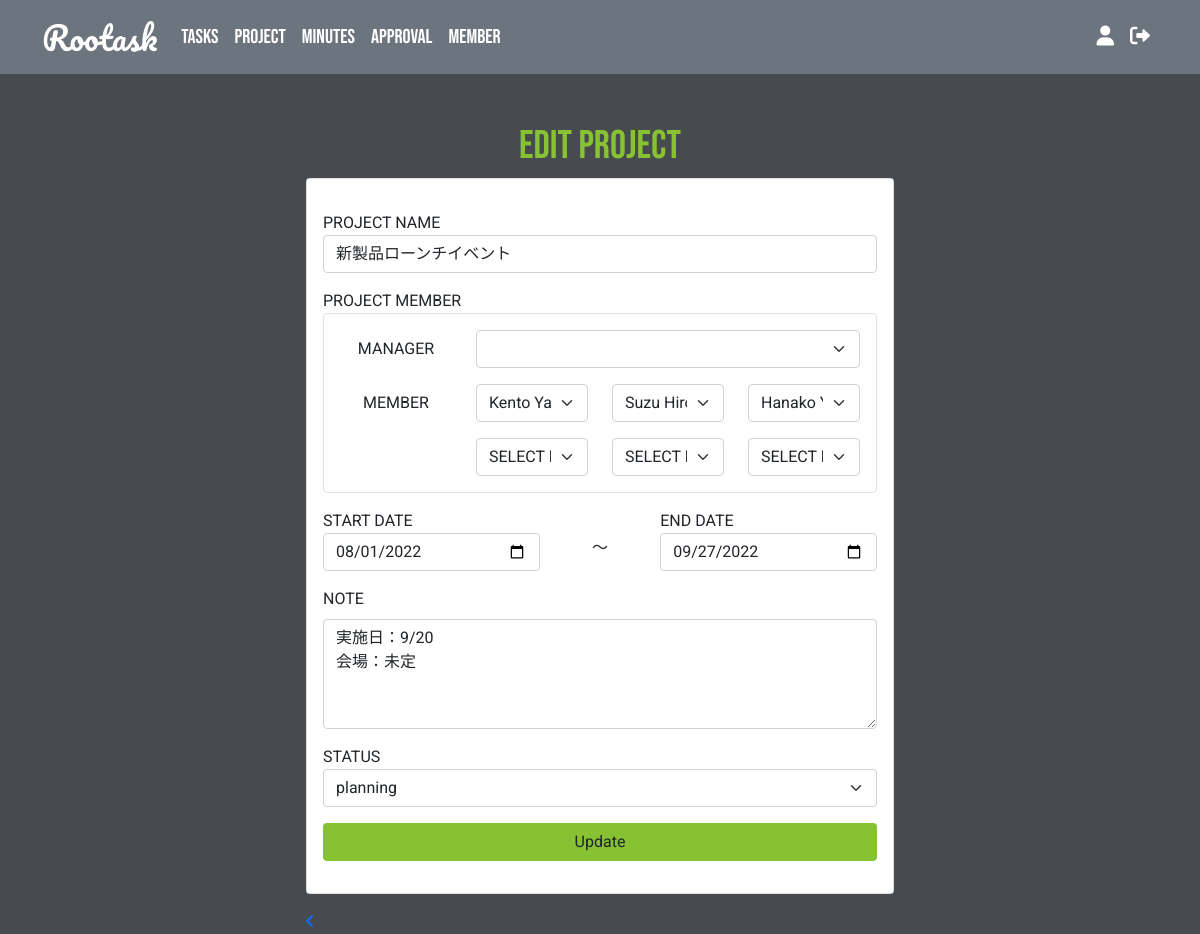
The app's page /views/project-edit.php?project_id=71 (signed in) with its own data.
### tables this page shows
CREATE TABLE `projects` (
  `project_id` int(5) NOT NULL,
  `user_id` int(5) NOT NULL,
  `project_name` varchar(100) NOT NULL,
  `manager_id` int(15) NOT NULL,
  `project_start` date NOT NULL,
  `project_end` date NOT NULL,
  `note` varchar(1000) NOT NULL,
  `project_status` varchar(10) NOT NULL
);

### classes/database.php (called while the page is built, shortened)
<?php
class Database {
    private $server_name = "localhost";
    private $username = "root";
    private $password = "root";
    private $db_name = "rootask";
    public function __construct(){
        $this->conn = new mysqli($this->server_name, $this->username, $this->password, $this->db_name);
    }
}
?>

### classes/project.php (called while the page is built, shortened)
<?php
require_once "database.php";
class Project extends Database {
    public function getProject(){
        $sql = "SELECT * FROM `projects`";
        if($result = $this->conn->query($sql)){
            return $result;
        }else{
            die("Error in projects table:" . $this->conn->error);
        }
    }
    public function getAProject($project_id){
        $sql = "SELECT * FROM `projects` WHERE projects.project_id = $project_id";
        if($result = $this->conn->query($sql)){
            return $result;
        }else{
            die("Error in projects table:" . $this->conn->error);
        }
    }
    public function getMember1($project_id){
        $sql = "SELECT member.project_id, member.member_id_1, users.first_name, users.last_name FROM `member` INNER JOIN `users` ON member.member_id_1 = users.user_id WHERE member.project_id = $project_id";
        if($result = $this->conn->query($sql)){
            return $result->fetch_assoc();
        }else{
            die("Error in projects table:" . $this->conn->error);
        }
    }
    public function getMember2($project_id){
        $sql = "SELECT member.project_id, member.member_id_2, users.first_name, users.last_name FROM `member` INNER JOIN `users` ON member.member_id_2 = users.user_id WHERE member.project_id = $project_id";
        if($result = $this->conn->query($sql)){
            return $result->fetch_assoc();
        }else{
            die("Error in projects table:" . $this->conn->error);
        }
    }
    public function getMember3($project_id){
        $sql = "SELECT member.project_id, member.member_id_3, users.first_name, users.last_name FROM `member` INNER JOIN `users` ON member.member_id_3 = users.user_id WHERE member.project_id = $project_id";
        if($result = $this->conn->query($sql)){
            return $result->fetch_assoc();
        }else{
            die("Error in projectsss table:" . $this->conn->error);
        }
    }
}
?>

### classes/user.php (called while the page is built, shortened)
<?php
require_once "database.php";
class User extends Database {
    public function getUser(){
        $sql = "SELECT * FROM `users`";
        if($result = $this->conn->query($sql)){
            return $result;
        }
    }
}
?>

### views/project-edit.php (the view, shortened to what this page needs)
<?php
$project_id = $_GET['project_id'];
require_once "../classes/project.php";
$project = new Project;
$project_result = $project->getAProject($project_id);
$project_row = $project_result->fetch_assoc();
?>
<!DOCTYPE html>
<html lang="en">
<head>
    <link href="https://cdn.jsdelivr.net/npm/bootstrap@5.1.3/dist/css/bootstrap.min.css" rel="stylesheet">
    <link rel="stylesheet" href="https://cdnjs.cloudflare.com/ajax/libs/font-awesome/6.0.0/css/all.min.css"/>
    <link rel="stylesheet" href="../styles/style.css">
</head>
<body>
<?php
if($_SESSION['role'] == "U"){
    require_once "../navbar/nav-bar-user.php";
}else{
    require_once "../navbar/nav-bar-admin.php";
}
?>
<div  class="container-fluid">
        <main class="h-100 w-50 mx-auto mt-5">
        <h1 class="text-center">Edit Project</h1>
            <div class="card mb-3">
                <div class="card-body">
                    <p class="card-text">
                        <form action="../actions/project.php?project_id=<?= $project_id ?>" method="post">
                        <label for="project-name">PROJECT NAME</label>
                        <input type="text" name="project_name" id="project-name" placeholder="" class="form-control mb-3" value="<?= $project_row['project_name'] ?>" required>
                        <label for="manager">PROJECT MEMBER</label>
                        <div class="border rounded p-3 mb-3">
                            <div class="row">
                                <div class="col-3 text-center my-auto">
                                    <p>MANAGER</p>
                                </div>
                                <div class="col-9">
                                    <select name="manager_id" id="assign-id" class="form-select mb-3">
                                    <?php
                                    require_once "../classes/user.php";
                                    $selectuser = new User;
                                    $selectuser_result = $selectuser->getUser();
                                    while($selectuser_row = $selectuser_result->fetch_assoc()){
                                        if($project_row['manager_id'] == $selectuser_row['user_id']){
                                            echo "<option selected value='" .$project_row['manager_id'] ."'>" .$project_row['first_name'] ." ". $project_row['last_name'] . "</option>";
                                        }else{
                                            echo "
                                            <option value='".$selectuser_row['user_id']."'>". $selectuser_row['first_name'] ." ". $selectuser_row['last_name'] ."</option>";
                                        }
                                    }
                                    ?>
                                    </select>
                                </div>
                                <div class="col-3 text-center my-auto">
                                    <p>MEMBER</p>
                                </div>
                                <div class="col-3">
                                    <select name="member_id_1" id="assign-id" class="form-select mb-3">
                                    <?php
                                    require_once "../classes/user.php";
                                    $selectuser = new User;
                                    $selectuser_result = $selectuser->getUser();
                                    $project_member_1_row = $project->getMember1($project_id);
                                    while($selectuser_row = $selectuser_result->fetch_assoc()){
                                        if($project_member_1_row['member_id_1'] == $selectuser_row['user_id']){
                                            echo "<option selected value='" .$project_member_1_row['member_id_1']."'>" .$project_member_1_row['first_name'] ." ". $project_member_1_row['last_name'] . "</option>";
                                        }else{
                                            echo "<option value='".$selectuser_row['user_id']."'>". $selectuser_row['first_name'] ." ". $selectuser_row['last_name'] ."</option>";
                                        }
                                    }
                                    ?>
                                </select>
                                </div>
                                <div class="col-3">
                                    <select name="member_id_2" id="assign-id" class="form-select mb-3">
                                    <?php
                                    require_once "../classes/user.php";
                                    $selectuser = new User;
                                    $selectuser_result = $selectuser->getUser();
                                    $project_member_2_row = $project->getMember2($project_id);
                                    while($selectuser_row = $selectuser_result->fetch_assoc()){
                                        if($project_member_2_row['member_id_2'] == $selectuser_row['user_id']){
                                            echo "<option selected value='" .$project_member_2_row['member_id_2']."'>" .$project_member_2_row['first_name'] ." ". $project_member_2_row['last_name'] . "</option>";
                                        }else{
                                            echo "<option value='".$selectuser_row['user_id']."'>". $selectuser_row['first_name'] ." ". $selectuser_row['last_name'] ."</option>";
                                        }
                                    }
                                    ?>
                                </select>
                                </div>
                                <div class="col-3">
                                    <select name="member_id_3" id="assign-id" class="form-select mb-3">
                                    <?php
                                    require_once "../classes/user.php";
                                    $selectuser = new User;
                                    $selectuser_result = $selectuser->getUser();
                                    $project_member_3_row = $project->getMember3($project_id);
                                    while($selectuser_row = $selectuser_result->fetch_assoc()){
                                        if($project_member_3_row['member_id_3'] == $selectuser_row['user_id']){
                                            echo "<option selected value='" .$project_member_3_row['member_id_3']."'>" .$project_member_3_row['first_name'] ." ". $project_member_3_row['last_name'] . "</option>";
                                        }else{
                                            echo "<option value='".$selectuser_row['user_id']."'>". $selectuser_row['first_name'] ." ". $selectuser_row['last_name'] ."</option>";
                                        }
                                    }
                                    ?>
                                </select>
                                </div>
                                <div class="col-3">
                                    <select name="member_id_4" id="assign-id" class="form-select">
                                    <option selected value="null">SELECT MEMBER</option>
                                    <?php
                                    require_once "../classes/user.php";
                                    ?>
                                </select>
                                </div>
                                <div class="col-3">
                                    <select name="member_id_5" id="assign-id" class="form-select">
                                    <option selected value="null">SELECT MEMBER</option>
                                    <?php
                                    require_once "../classes/user.php";
                                    ?>
                                </select>
                                </div>
                                <div class="col-3">
                                    <select name="member_id_6" id="assign-id" class="form-select">
                                    <option selected value="null">SELECT MEMBER</option>
                                    <?php
                                    require_once "../classes/user.php";
                                    ?>
                                </select>
                                </div>
                            </div>
                        </div>
                            <div class="row">
                                <div class="col-5">
                                <label for="start-date">START DATE</label>
                                    <input type="date" name="start_date" id="start-date" class="form-control mb-3" value="<?= $project_row['project_start'] ?>">
                                </div>
                                <div class="col-2 m-auto">
                                    <p class="text-center my-auto">〜</p>
                                </div>
                                <div class="col-5">
                                    <label for="end-date">END DATE</label>
                                    <input type="date" name="end_date" id="end-date" class="form-control mb-3" value="<?= $project_row['project_end'] ?>">
                                </div>
                            </div>
                            <label for="note" class="form-label">NOTE</label>
                            <textarea class="form-control mb-3" id="note" name="note" rows="4"><?= $project_row['note'] ?></textarea>
                            <label for="STATUS">STATUS</label>
                                <?php
                                require_once "../classes/project.php";
                                $getproject_result = $project->getProject();
                                ?>
                                <select class="form-select mb-3" name="status" id="status" required>
                                <?php
                                while($getproject_row = $getproject_result->fetch_assoc()){
                                    if($getproject_row['project_status'] == $project_row['project_status']){
                                        echo "<option selected value=".$project_row['project_status'].">" .$project_row['project_status'] ."</option>";
                                    }else{
                                        echo "<option value=". $getproject_row['project_status'] .">" . $getproject_row['project_status'] . "</option>";
                                    }
                                }
                                ?>
                            </select>
                            <input type="submit" name="btn_update_project" class="btn w-100" value="Update">
                        </form>
                    </p>
                </div>
            </div>
            <div><a href="dashboard-user.php"><i class="fa-solid fa-angle-left"></i></a></div>
        </main>
</div>
</body>
</html>

### styles/style.css (style rules this page uses)
* { font-family: 'Roboto', sans-serif; }
body { background-color: #474B4F; }
h1 { color: #86C232; font-family: 'Bebas Neue', sans-serif; }
.btn { background-color: #86C232; }

### records on screen
projects: project_name "新製品ローンチイベント", start_date "08/01/2022", end_date "09/27/2022", note "実施日：9/20 会場：未定"

### other values on screen
form field member_id_1 "Kento Yamazaki"
form field member_id_2 "Suzu Hirose"
form field member_id_3 "Hanako Yamada"
form field status "planning"
